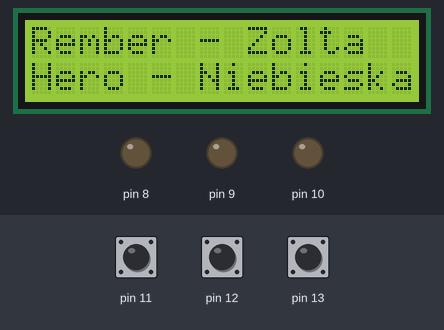
Recording of a sketch running on a simulated Arduino Uno, built with avr-gcc and run on an emulated ATmega328P. Parts: 16×2 character LCD, output pins drawn as LEDs (lit = HIGH). The test bench sets the inputs (shaded band); at power-on: pin 11 HIGH, pin 12 LOW, pin 13 HIGH. Random numbers use the default seed unless the sketch sets one; what the sketch prints to the serial monitor is not drawn.

Above: at 1.8 s.
1.9 s: pin 11 pulled LOW for 0.15 s
At 2.2 s:
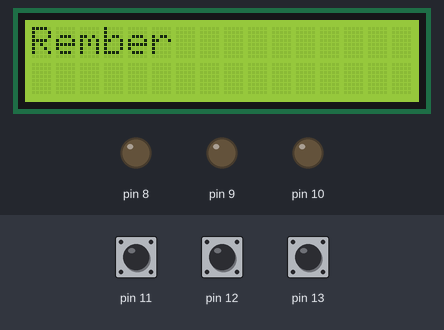
5.0 s: pin 12 pulled LOW for 3.2 s
At 7.4 s:
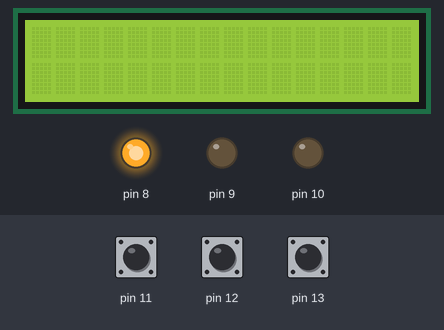
9.7 s: pin 12 pulled LOW for 3.2 s
At 12.17 s:
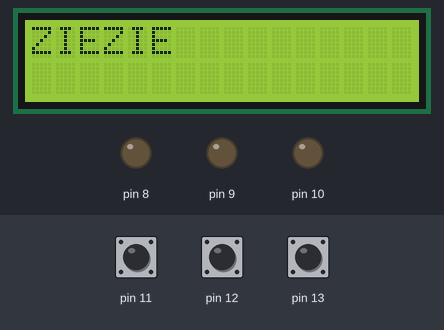
14.4 s: pin 13 pulled LOW for 3.2 s
At 21.1 s:
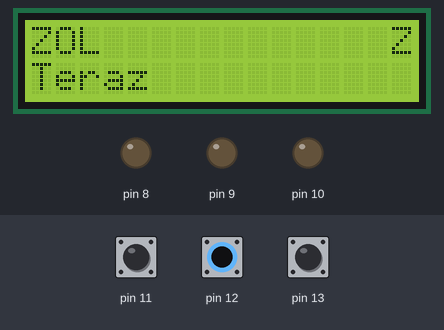
25.1 s: pin 11 pulled LOW for 3.2 s
At 29.2 s:
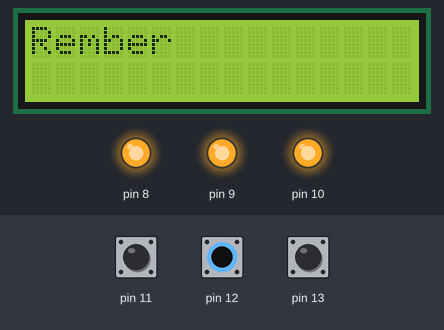
30.8 s: pin 13 pulled LOW for 3.2 s
At 35.2 s:
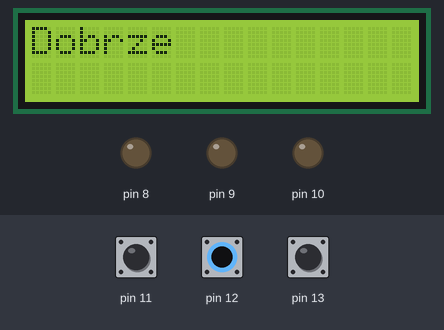
Timing chart, 0 to 38.4 s (numbered marks = the images above; inputs shaded):
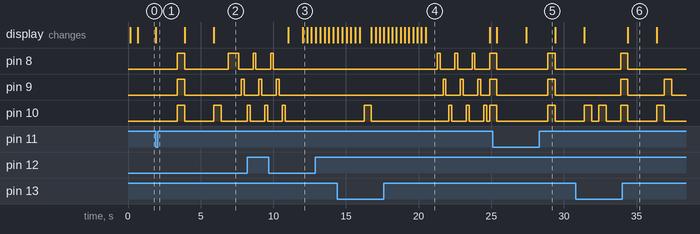

Measured:
- after the input at 1.9 s, pin 8–10: LOW → HIGH after 1.5 s, → LOW 0.50 s later; the display: changes at once (image 1)
- after the input at 5.0 s, pin 8: LOW → HIGH after 1.9 s, → LOW 0.70 s later, → HIGH 1.0 s later, → LOW 0.20 s later; pin 9: alternates HIGH for 0.20 s and LOW for 1.0 s, starting after 2.8 s
- after the input at 30.8 s, pin 8: LOW → HIGH after 3.1 s, → LOW 0.50 s later; pin 9: alternates HIGH for 0.50 s and LOW for 2.5 s, starting after 3.1 s

The sketch:

projekt.ino
```cpp
#include <LiquidCrystal.h> //Dołączenie bilbioteki
LiquidCrystal lcd(2, 3, 4, 5, 6, 7); //Informacja o podłączeniu nowego wyświetlacza

int button[3], led[3], tab[50];

void setup() {
  Serial.begin(9600);
  randomSeed(analogRead(A0));
  for(int i=0; i<50; i++){
    tab[i]=random(3);
    Serial.println(tab[i]);
  }
  button[0]=12;
  button[1]=11;
  button[2]=13;
  led[0]=8;
  led[1]=9;
  led[2]=10;
  for(int i=0; i<3; i++){
    pinMode(button[i], INPUT_PULLUP);
    pinMode(led[i], OUTPUT);
  }
  lcd.begin(16, 2); //Deklaracja typu
  lcd.setCursor(0, 0); //Ustawienie kursora
  lcd.print("Wybierz Tryb"); //Wyświetlenie tekstu
  delay(500);
  lcd.clear();
  lcd.print("Rember - Zolta");
  lcd.setCursor(0, 1); //Ustawienie kursora
  lcd.print("Hero - Niebieska"); //Wyświetlenie tekstu
}

void loop() {
  if(digitalRead(button[0])==LOW){
    lcd.clear();
    lcd.print("Hero Mode");
    heroMode();
  }
  if(digitalRead(button[1])==LOW){
    lcd.clear();
    lcd.print("Rember");
    remberMode();
  }
}

void remberMode(){
  bool b=false;
  for(int i=0; i<50; i++){
    for(int y=0; y<i; y++){
      digitalWrite(led[tab[y]], HIGH);
      delay(500);
      digitalWrite(led[tab[y]], LOW);
    }
    delay(500);
    for(int y=0; y<i; y++){
      while(true){
        if(digitalRead(button[0])==LOW||digitalRead(button[1])==LOW||digitalRead(button[2])==LOW){
          for(int c=0; c<3; c++){
            if(digitalRead(button[c])==LOW){
              digitalWrite(led[c], HIGH);
              delay(500);
              digitalWrite(led[c], LOW);
              if (c!=tab[y]){
                lose();
                b=true;
                break;
              }
            }
          }
          break;
        }
      }
      if(b==true){
        break;
      }
    }
    delay(1000);
    if(b==true){
        break;
    }
    win();
  }
}

void heroMode(){
  int pause = 300;
  bool b=false;
  String road = "";
  for(int i=0; i<50; i++){
    String buf;
    if(tab[i]==0){
      buf="NIE";
    }
    else if(tab[i]==1){
      buf="ZOL";
    }
    else if(tab[i]==2){
      buf="ZIE";
    }
    lcd.clear();
    for(int y=0; y<13; y++){
      lcd.setCursor(0,0);
      lcd.print(buf + road + buf);
      road=road + " ";
      delay(pause);
    }
    lcd.setCursor(0,1);
    lcd.print("Teraz");
    lcd.setCursor(0,0);
    delay(300);
    for(int c=0; c<4; c++){
      if(digitalRead(button[c])==LOW){
      digitalWrite(led[c], HIGH);
      delay(500);
      digitalWrite(led[c], LOW);
      if(tab[i]!=c||c==3){
       lose();
       b=true;
       break;
      }
    pause-=15;
    road="";
    break;
    }
  }
  if(b==true){
     break;
  }
}
  if(b==true){
     win();
  }
}

void lose(){
  for(int i=0; i<3; i++){
    for(int c=0; c<3; c++){
      digitalWrite(led[c], HIGH);
      delay(200);
      digitalWrite(led[c], LOW);
      delay(200);
    }
  }
  lcd.clear();
  lcd.print("Przegrales");
  lcd.setCursor(0, 1);
  lcd.print("Wybierz tryb");
}

void win(){
 for(int c=0; c<3; c++){
    digitalWrite(led[c], HIGH);
  }
  delay(500);
  for(int c=0; c<3; c++){
    digitalWrite(led[c], LOW);
  }
  lcd.clear();
  lcd.print("Dobrze");
  delay(2000);
  lcd.clear();
}
```
